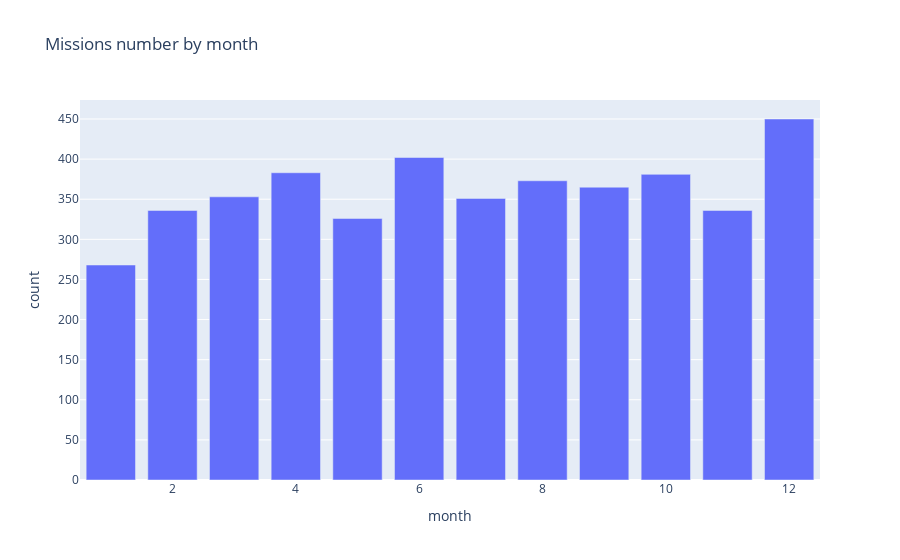

The notebook cell this image was saved under:
### Markdown cell above
# Chart the Number of Launches Month-on-Month until the Present

Which month has seen the highest number of launches in all time? Superimpose a rolling average on the month on month time series chart.

### Code cell
df_data['date'] = pd.to_datetime(df_data['Date'],format='mixed', utc=True)
df_data['month'] = df_data['date'].apply(lambda datetime: datetime.month)

ds = df_data['month'].value_counts().reset_index()
ds.columns = [
    'month', 
    'count'
]
fig = px.bar(
    ds, 
    x='month', 
    y="count", 
    orientation='v', 
    title='Missions number by month' 
)
fig.show()

### Figure 1 — Plotly figure (JSON) as saved in the notebook; plotly's stock layout.template omitted (floating-point values rounded to 4 significant figures)
{"data": [{"alignmentgroup": "True", "hovertemplate": "month=%{x}<br>count=%{y}<extra></extra>", "legendgroup": "", "marker": {"color": "#636efa", "pattern": {"shape": ""}}, "name": "", "offsetgroup": "", "orientation": "v", "showlegend": false, "textposition": "auto", "type": "bar", "x": [12, 6, 4, 10, 8, 9, 3, 7, 2, 11, 5, 1], "xaxis": "x", "y": [450, 402, 383, 381, 373, 365, 353, 351, 336, 336, 326, 268], "yaxis": "y"}], "layout": {"autosize": true, "barmode": "relative", "legend": {"tracegroupgap": 0}, "title": {"text": "Missions number by month"}, "xaxis": {"anchor": "y", "autorange": true, "domain": [0, 1], "range": [0.5, 12.5], "title": {"text": "month"}, "type": "linear"}, "yaxis": {"anchor": "x", "autorange": true, "domain": [0, 1], "range": [0, 473.7], "title": {"text": "count"}, "type": "linear"}}}
